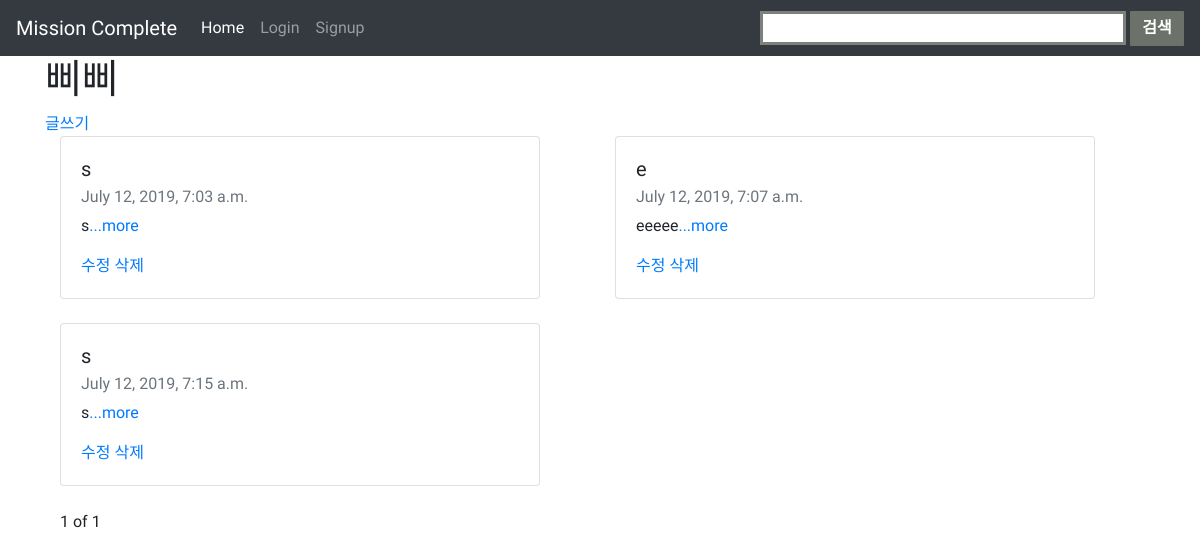
Before: /crud/read/ with the older database file.
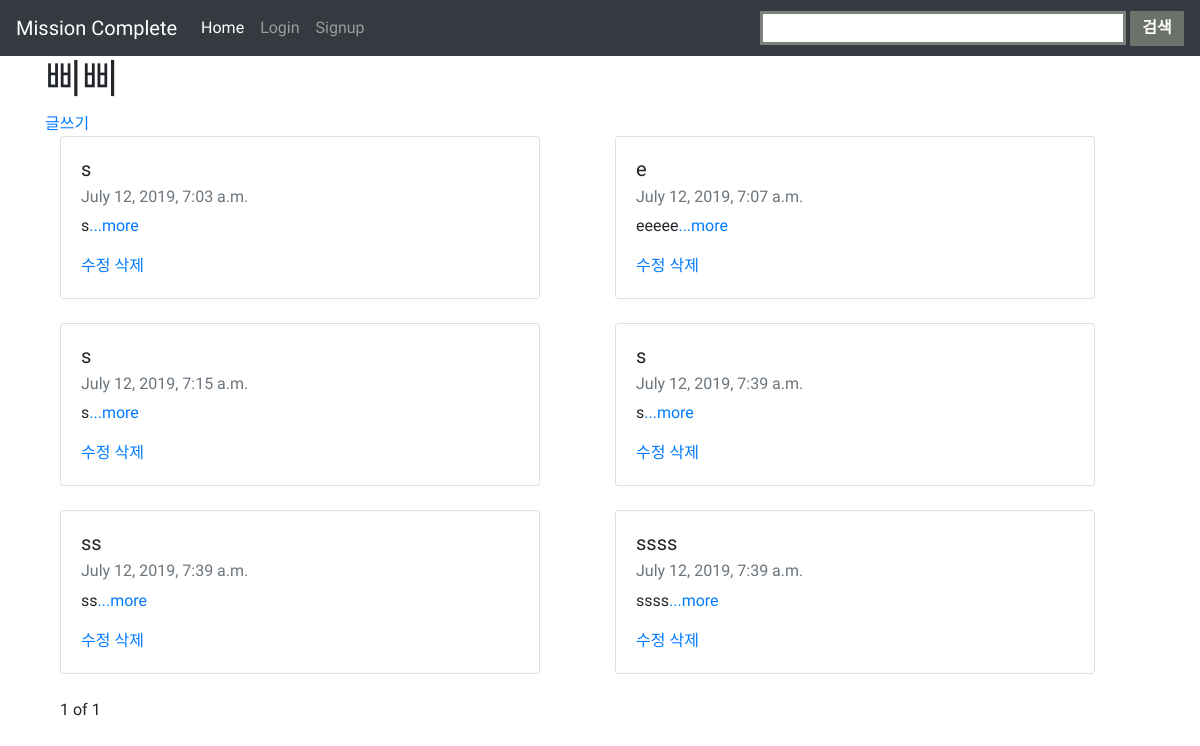
After: the same page with the newer database file.
### view_request/models.py (models this page shows, shortened)
class Blog(models.Model):
    title=models.CharField(max_length=100)
    pub_date=models.DateTimeField('date published')
    body=models.TextField()
    user = models.ManyToManyField(User, blank=True)
    def summary(self):
        return self.body[:100] #100글자까지만 출력해라

### view_request/views.py (the view)
# urls.py: path('read/',views.read,name="home1"),
def read(request):
    blogs = Blog.objects
    blog_list = Blog.objects.all()
    paginator = Paginator(blog_list,6)
    page=request.GET.get('page')
    posts=paginator.get_page(page)
    return render(request, 'viewcrud/funccrud.html',{'blogs':blogs, 'posts':posts})

### view_request/templates/viewcrud/funccrud.html (shortened to what this page needs)
{% extends 'base.html'%}
{% block content %}
    <h1>삐삐</h1>
    <a href="{% url 'newblog' %}">글쓰기</a>
    <div class="container">
    <div class="row">
    {% for blog in posts %}
    <div class="col">
    <div class="card" style="width: 30rem;">
            <div class="card-body">
              <h5 class="card-title">{{blog.title}}</h5>
              <h6 class="card-subtitle mb-2 text-muted">{{blog.pub_date}}</h6>
              <p class="card-text">{{blog.summary}}<a href="{% url 'detail' blog.id %}">...more</a></p>
              <a href = "{% url 'update' blog.id %}">수정</a>
              <a href = "{% url 'delete' blog.id %}">삭제</a>
            </div>
          </div>
          <br>
        </div>
          {% endfor %}
        </div>
    </div>
    <div class='container'>
        <span>{{posts.number}}</span>
        <span>of</span>
        <span>{{posts.paginator.num_pages}}</span>
    </div>
{% endblock %}

Changed rows visible on the page:
added Blog: title "s", pub_date "July 12, 2019, 7:39 a.m.", summary "s"
added Blog: title "ss", pub_date "July 12, 2019, 7:39 a.m.", summary "ss"
added Blog: title "ssss", pub_date "July 12, 2019, 7:39 a.m.", summary "ssss"
